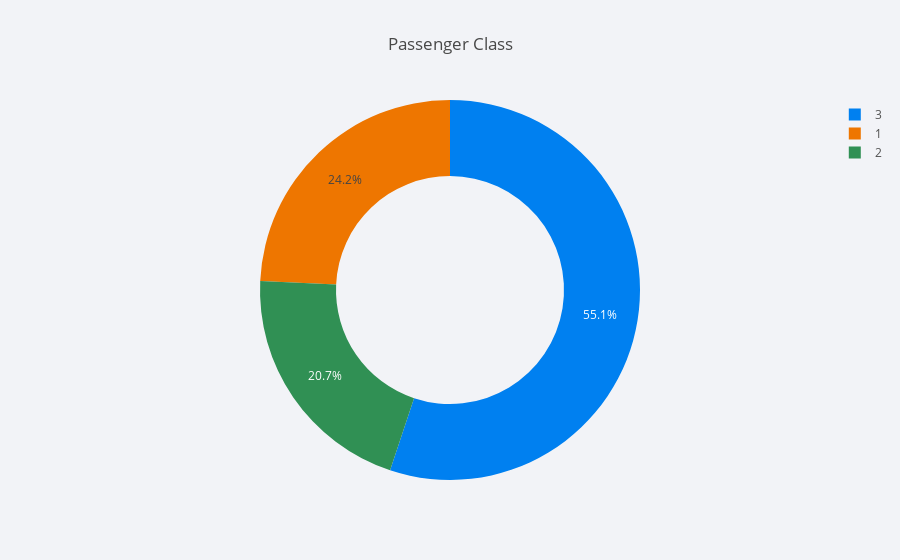

The cell this chart's notebook holds for it:
### Code cell
#Pie chart for Number of passengers for each class
pclass_val = train['Pclass'].value_counts()
pclass_df = pd.DataFrame({'labels': pclass_val.index,
                   'values': pclass_val.values
                  })
pclass_df.iplot(kind='pie',labels='labels',values='values', title='Passenger Class', hole = 0.6)

### Figure 1 — Plotly figure (JSON) as saved in the notebook; plotly's stock layout.template omitted (floating-point values rounded to 4 significant figures)
{"data": [{"hole": 0.6, "labels": [3, 1, 2], "marker": {"colors": ["rgba(0, 128, 240, 1.0)", "rgba(238, 118, 0, 1.0)", "rgba(48, 144, 84, 1.0)"]}, "name": "", "type": "pie", "values": [491, 216, 184]}], "layout": {"legend": {"bgcolor": "#F2F3F7", "font": {"color": "#505050"}}, "paper_bgcolor": "#F2F3F7", "plot_bgcolor": "#F2F3F7", "title": "Passenger Class", "titlefont": {"color": "#484848"}}}
